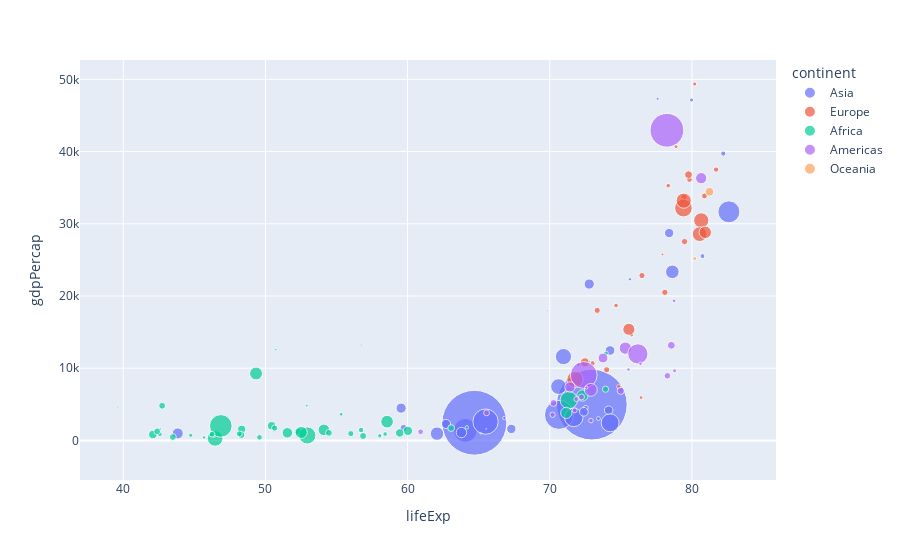

Notebook code cell kept with this figure:
### Code cell
test = gap[gap['year'] ==2007 ]
px.scatter(test,x='lifeExp',y='gdpPercap',color='continent',size= 'pop',size_max = 50,hover_name='country')

### Figure 1 — Plotly figure (JSON) as saved in the notebook; plotly's stock layout.template omitted (floating-point values rounded to 4 significant figures)
{"data": [{"hovertemplate": "<b>%{hovertext}</b><br><br>continent=Asia<br>lifeExp=%{x}<br>gdpPercap=%{y}<br>pop=%{marker.size}<extra></extra>", "hovertext": ["Afghanistan", "Bahrain", "Bangladesh", "Cambodia", "China", "Hong Kong, China", "India", "Indonesia", "Iran", "Iraq", "Israel", "Japan", "Jordan", "Korea, Dem. Rep.", "Korea, Rep.", "Kuwait", "Lebanon", "Malaysia", "Mongolia", "Myanmar", "Nepal", "Oman", "Pakistan", "Philippines", "Saudi Arabia", "Singapore", "Sri Lanka", "Syria", "Taiwan", "Thailand", "Vietnam", "West Bank and Gaza", "Yemen, Rep."], "legendgroup": "Asia", "marker": {"color": "#636efa", "size": [31889923, 708573, 150448339, 14131858, 1318683096, 6980412, 1110396331, 223547000, 69453570, 27499638, 6426679, 127467972, 6053193, 23301725, 49044790, 2505559, 3921278, 24821286, 2874127, 47761980, 28901790, 3204897, 169270617, 91077287, 27601038, 4553009, 20378239, 19314747, 23174294, 65068149, 85262356, 4018332, 22211743], "sizemode": "area", "sizeref": 527500.0, "symbol": "circle"}, "mode": "markers", "name": "Asia", "orientation": "v", "showlegend": true, "type": "scatter", "x": [43.83, 75.64, 64.06, 59.72, 72.96, 82.21, 64.7, 70.65, 70.96, 59.55, 80.75, 82.6, 72.53, 67.3, 78.62, 77.59, 71.99, 74.24, 66.8, 62.07, 63.78, 75.64, 65.48, 71.69, 72.78, 79.97, 72.4, 74.14, 78.4, 70.62, 74.25, 73.42, 62.7], "xaxis": "x", "y": [974.6, 29800.0, 1391.0, 1714.0, 4959.0, 39720.0, 2452.0, 3541.0, 11610.0, 4471.0, 25520.0, 31660.0, 4519.0, 1593.0, 23350.0, 47310.0, 10460.0, 12450.0, 3096.0, 944.0, 1091.0, 22320.0, 2606.0, 3190.0, 21650.0, 47140.0, 3970.0, 4185.0, 28720.0, 7458.0, 2442.0, 3025.0, 2281.0], "yaxis": "y"}, {"hovertemplate": "<b>%{hovertext}</b><br><br>continent=Europe<br>lifeExp=%{x}<br>gdpPercap=%{y}<br>pop=%{marker.size}<extra></extra>", "hovertext": ["Albania", "Austria", "Belgium", "Bosnia and Herzegovina", "Bulgaria", "Croatia", "Czech Republic", "Denmark", "Finland", "France", "Germany", "Greece", "Hungary", "Iceland", "Ireland", "Italy", "Montenegro", "Netherlands", "Norway", "Poland", "Portugal", "Romania", "Serbia", "Slovak Republic", "Slovenia", "Spain", "Sweden", "Switzerland", "Turkey", "United Kingdom"], "legendgroup": "Europe", "marker": {"color": "#EF553B", "size": [3600523, 8199783, 10392226, 4552198, 7322858, 4493312, 10228744, 5468120, 5238460, 61083916, 82400996, 10706290, 9956108, 301931, 4109086, 58147733, 684736, 16570613, 4627926, 38518241, 10642836, 22276056, 10150265, 5447502, 2009245, 40448191, 9031088, 7554661, 71158647, 60776238], "sizemode": "area", "sizeref": 527500.0, "symbol": "circle"}, "mode": "markers", "name": "Europe", "orientation": "v", "showlegend": true, "type": "scatter", "x": [76.42, 79.83, 79.44, 74.85, 73.0, 75.75, 76.49, 78.33, 79.31, 80.66, 79.41, 79.48, 73.34, 81.76, 78.89, 80.55, 74.54, 79.76, 80.2, 75.56, 78.1, 72.48, 74.0, 74.66, 77.93, 80.94, 80.88, 81.7, 71.78, 79.42], "xaxis": "x", "y": [5937.0, 36130.0, 33690.0, 7446.0, 10680.0, 14620.0, 22830.0, 35280.0, 33210.0, 30470.0, 32170.0, 27540.0, 18010.0, 36180.0, 40680.0, 28570.0, 9254.0, 36800.0, 49360.0, 15390.0, 20510.0, 10810.0, 9787.0, 18680.0, 25770.0, 28820.0, 33860.0, 37510.0, 8458.0, 33200.0], "yaxis": "y"}, {"hovertemplate": "<b>%{hovertext}</b><br><br>continent=Africa<br>lifeExp=%{x}<br>gdpPercap=%{y}<br>pop=%{marker.size}<extra></extra>", "hovertext": ["Algeria", "Angola", "Benin", "Botswana", "Burkina Faso", "Burundi", "Cameroon", "Central African Republic", "Chad", "Comoros", "Congo, Dem. Rep.", "Congo, Rep.", "Cote d'Ivoire", "Djibouti", "Egypt", "Equatorial Guinea", "Eritrea", "Ethiopia", "Gabon", "Gambia", "Ghana", "Guinea", "Guinea-Bissau", "Kenya", "Lesotho", "Liberia", "Libya", "Madagascar", "Malawi", "Mali", "Mauritania", "Mauritius", "Morocco", "Mozambique", "Namibia", "Niger", "Nigeria", "Reunion", "Rwanda", "Sao Tome and Principe", "Senegal", "Sierra Leone", "Somalia", "South Africa", "Sudan", "Swaziland", "Tanzania", "Togo", "Tunisia", "Uganda", "Zambia", "Zimbabwe"], "legendgroup": "Africa", "marker": {"color": "#00cc96", "size": [33333216, 12420476, 8078314, 1639131, 14326203, 8390505, 17696293, 4369038, 10238807, 710960, 64606759, 3800610, 18013409, 496374, 80264543, 551201, 4906585, 76511887, 1454867, 1688359, 22873338, 9947814, 1472041, 35610177, 2012649, 3193942, 6036914, 19167654, 13327079, 12031795, 3270065, 1250882, 33757175, 19951656, 2055080, 12894865, 135031164, 798094, 8860588, 199579, 12267493, 6144562, 9118773, 43997828, 42292929, 1133066, 38139640, 5701579, 10276158, 29170398, 11746035, 12311143], "sizemode": "area", "sizeref": 527500.0, "symbol": "circle"}, "mode": "markers", "name": "Africa", "orientation": "v", "showlegend": true, "type": "scatter", "x": [72.3, 42.73, 56.73, 50.73, 52.3, 49.58, 50.43, 44.74, 50.65, 65.15, 46.46, 55.32, 48.33, 54.79, 71.34, 51.58, 58.04, 52.95, 56.73, 59.45, 60.02, 56.01, 46.39, 54.11, 42.59, 45.68, 73.95, 59.44, 48.3, 54.47, 64.16, 72.8, 71.16, 42.08, 52.91, 56.87, 46.86, 76.44, 46.24, 65.53, 63.06, 42.57, 48.16, 49.34, 58.56, 39.61, 52.52, 58.42, 73.92, 51.54, 42.38, 43.49], "xaxis": "x", "y": [6223.0, 4797.0, 1441.0, 12570.0, 1217.0, 430.1, 2042.0, 706.0, 1704.0, 986.1, 277.6, 3633.0, 1545.0, 2082.0, 5581.0, 12150.0, 641.4, 690.8, 13210.0, 752.7, 1328.0, 942.7, 579.2, 1463.0, 1569.0, 414.5, 12060.0, 1045.0, 759.3, 1043.0, 1803.0, 10960.0, 3820.0, 823.7, 4811.0, 619.7, 2014.0, 7670.0, 863.1, 1598.0, 1712.0, 862.5, 926.1, 9270.0, 2602.0, 4513.0, 1107.0, 883.0, 7093.0, 1056.0, 1271.0, 469.7], "yaxis": "y"}, {"hovertemplate": "<b>%{hovertext}</b><br><br>continent=Americas<br>lifeExp=%{x}<br>gdpPercap=%{y}<br>pop=%{marker.size}<extra></extra>", "hovertext": ["Argentina", "Bolivia", "Brazil", "Canada", "Chile", "Colombia", "Costa Rica", "Cuba", "Dominican Republic", "Ecuador", "El Salvador", "Guatemala", "Haiti", "Honduras", "Jamaica", "Mexico", "Nicaragua", "Panama", "Paraguay", "Peru", "Puerto Rico", "Trinidad and Tobago", "United States", "Uruguay", "Venezuela"], "legendgroup": "Americas", "marker": {"color": "#ab63fa", "size": [40301927, 9119152, 190010647, 33390141, 16284741, 44227550, 4133884, 11416987, 9319622, 13755680, 6939688, 12572928, 8502814, 7483763, 2780132, 108700891, 5675356, 3242173, 6667147, 28674757, 3942491, 1056608, 301139947, 3447496, 26084662], "sizemode": "area", "sizeref": 527500.0, "symbol": "circle"}, "mode": "markers", "name": "Americas", "orientation": "v", "showlegend": true, "type": "scatter", "x": [75.32, 65.55, 72.39, 80.65, 78.55, 72.89, 78.78, 78.27, 72.23, 74.99, 71.88, 70.26, 60.92, 70.2, 72.57, 76.19, 72.9, 75.54, 71.75, 71.42, 78.75, 69.82, 78.24, 76.38, 73.75], "xaxis": "x", "y": [12780.0, 3822.0, 9066.0, 36320.0, 13170.0, 7007.0, 9645.0, 8948.0, 6025.0, 6873.0, 5728.0, 5186.0, 1202.0, 3548.0, 7321.0, 11980.0, 2749.0, 9809.0, 4173.0, 7409.0, 19330.0, 18010.0, 42950.0, 10610.0, 11420.0], "yaxis": "y"}, {"hovertemplate": "<b>%{hovertext}</b><br><br>continent=Oceania<br>lifeExp=%{x}<br>gdpPercap=%{y}<br>pop=%{marker.size}<extra></extra>", "hovertext": ["Australia", "New Zealand"], "legendgroup": "Oceania", "marker": {"color": "#FFA15A", "size": [20434176, 4115771], "sizemode": "area", "sizeref": 527500.0, "symbol": "circle"}, "mode": "markers", "name": "Oceania", "orientation": "v", "showlegend": true, "type": "scatter", "x": [81.23, 80.2], "xaxis": "x", "y": [34440.0, 25190.0], "yaxis": "y"}], "layout": {"legend": {"itemsizing": "constant", "title": {"text": "continent"}, "tracegroupgap": 0}, "margin": {"t": 60}, "xaxis": {"anchor": "y", "domain": [0, 1], "title": {"text": "lifeExp"}}, "yaxis": {"anchor": "x", "domain": [0, 1], "title": {"text": "gdpPercap"}}}}
